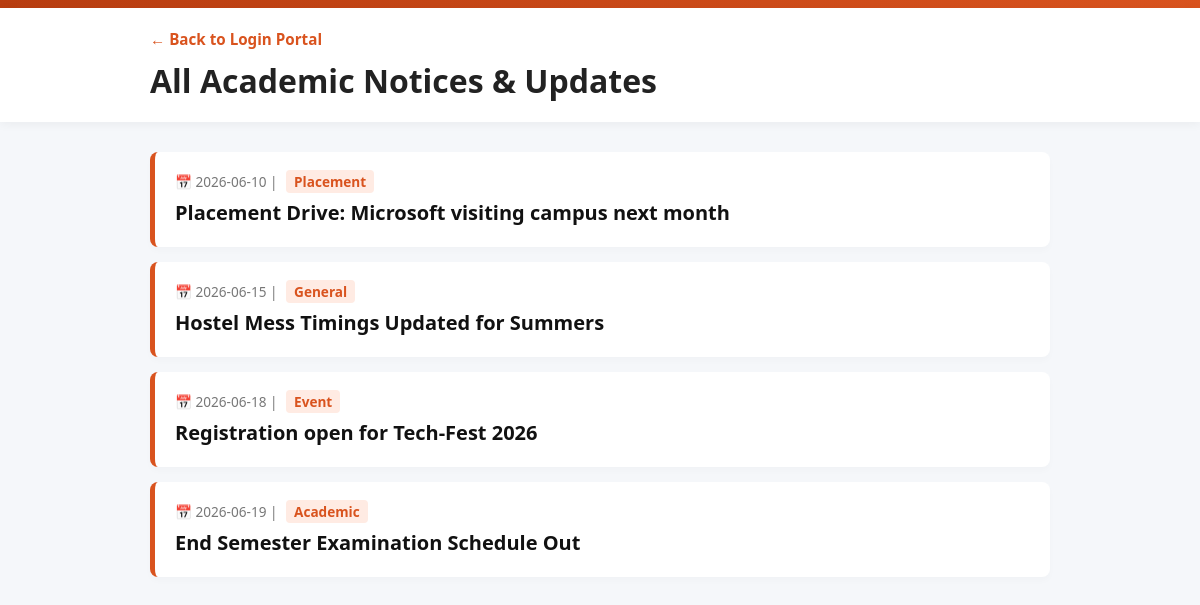
/all-notices, run on the app's committed database.
### tables this page shows
CREATE TABLE notices (
            id INTEGER PRIMARY KEY AUTOINCREMENT,
            date TEXT NOT NULL,
            title TEXT NOT NULL,
            category TEXT NOT NULL
        );

### app.py (the view)
@app.route("/all-notices")
def all_notices():
    conn = get_db_connection()
    db_notices = conn.execute("SELECT * FROM notices ORDER BY id DESC").fetchall()
    conn.close()
    return render_template("all_notices.html", total_notices=db_notices)

### app.py (called while the page is built)
def get_db_connection():
    conn = sqlite3.connect("users.db")
    conn.row_factory = sqlite3.Row  # Allows accessing columns by name like row['title']
    return conn

### templates/all_notices.html (shortened to what this page needs)
<!DOCTYPE html>
<html lang="en">
<head>
</head>
<body>
    <div class="top-banner"></div>
    <div class="header-container">
        <div class="wrapper">
            <a href="/" class="back-link">← Back to Login Portal</a>
            <h1>All Academic Notices & Updates</h1>
        </div>
    </div>
    <div class="wrapper">
        <div class="notice-container">
            {% for notice in total_notices %}
                <div class="all-notice-card">
                    <div class="meta-info">
                        📅 {{ notice.date }} | <span class="cat-tag">{{ notice.category }}</span>
                    </div>
                    <h3 class="notice-heading">{{ notice.title }}</h3>
                </div>
            {% endfor %}
        </div>
    </div>
</body>
</html>

### templates/all_notices.html (style rules this page uses)
body { margin: 0; padding: 0; font-family: 'Segoe UI', Tahoma, Geneva, Verdana, sans-serif; background-color: #f5f7fa; color: #333; }
.top-banner { background: linear-gradient(135deg, #b83d10 0%, #d9531e 100%); height: 8px; width: 100%; }
.header-container { background-color: #ffffff; box-shadow: 0 2px 10px rgba(0,0,0,0.05); padding: 20px 0; }
.wrapper { max-width: 900px; margin: 0 auto; padding: 0 20px; }
.back-link { text-decoration: none; color: #d9531e; font-weight: bold; font-size: 0.95rem; display: inline-block; margin-bottom: 10px; }
h1 { margin: 0; color: #222; font-size: 2rem; }
.notice-container { margin-top: 30px; margin-bottom: 5px; }
.all-notice-card { background: #ffffff; border-radius: 8px; padding: 20px; margin-bottom: 15px; box-shadow: 0 4px 6px rgba(0,0,0,0.02); border-left: 5px solid #d9531e; transition: transform 0.2s, box-shadow 0.2s; }
.meta-info { font-size: 0.85rem; color: #777; margin-bottom: 8px; }
.cat-tag { background-color: #ffebe3; color: #d9531e; padding: 2px 8px; border-radius: 4px; font-weight: bold; margin-left: 5px; }
.notice-heading { margin: 0; color: #111; font-size: 1.25rem; line-height: 1.4; }

### data on the page
notices: date "2026-06-10", category "Placement", title "Placement Drive: Microsoft visiting campus next month"
notices: date "2026-06-15", category "General", title "Hostel Mess Timings Updated for Summers"
notices: date "2026-06-18", category "Event", title "Registration open for Tech-Fest 2026"
notices: date "2026-06-19", category "Academic", title "End Semester Examination Schedule Out"
